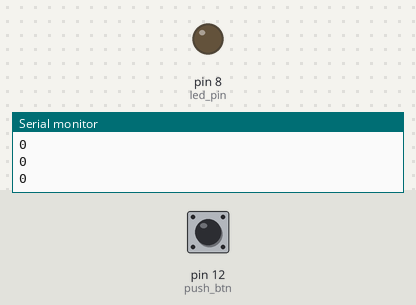
The sketch below on a simulated Arduino Uno, built with avr-gcc and run on an emulated ATmega328P. Shown: output pins drawn as LEDs (lit = HIGH), the last lines printed to the serial monitor. Inputs (shaded band) come from the test bench; at power-on: pin 12 (push_btn) LOW.

Above: at 2.3 s.
2.4 s: pin 12 (push_btn) pulled HIGH for 3.2 s
At 6.3 s:
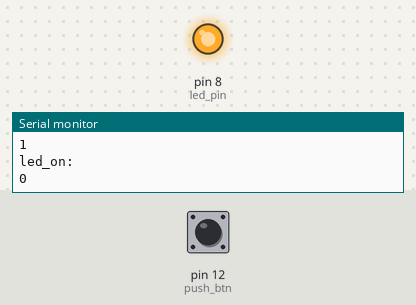
7.1 s: pin 12 (push_btn) pulled HIGH for 0.65 s
At 7.9 s:
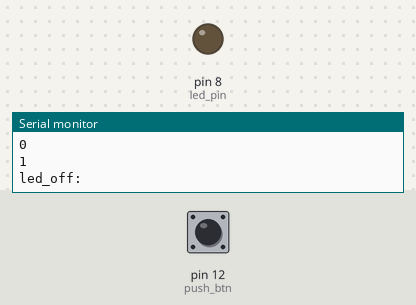
Timing chart, 0 to 10.1 s (numbered marks = the images above; inputs shaded):
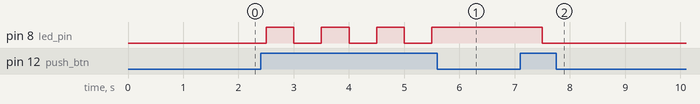

Measured:
- after the input at 2.4 s, pin 8 (led_pin): alternates HIGH for 0.50 s and LOW for 0.50 s, 7 changes in all, then stays HIGH, starting after 0.10 s
- after the input at 7.1 s, pin 8 (led_pin): HIGH → LOW after 0.40 s

The sketch:

push_btn_led_exam1.ino
```cpp
int led_pin = 8;
int push_btn = 12;
int led_state = 0;
int btn_state = 0; //버튼의 혀냊 상태 값을 저장하는 변수 - 0, 1
void setup() {
  Serial.begin(9600);
  pinMode(push_btn,INPUT);
  pinMode(led_pin,OUTPUT);
}

void loop() {
  delay(500);
  // 입력핀으로 설정한 12번 핀읜 입력된 현재 값을 읽어서 btn_state에 저장하기
  btn_state = digitalRead(push_btn);
//  Serial.println(btn_state);
  Serial.println(btn_state);
  if(btn_state == HIGH) {
    if(led_state == 0){
      digitalWrite(led_pin,HIGH);
      led_state = 1;// led의 상태값을 다시 설정
      Serial.println("led_on:");

    }else {
      digitalWrite(led_pin,LOW);
      led_state = 0;
      Serial.println("led_off:");

    }
  }
}
```
